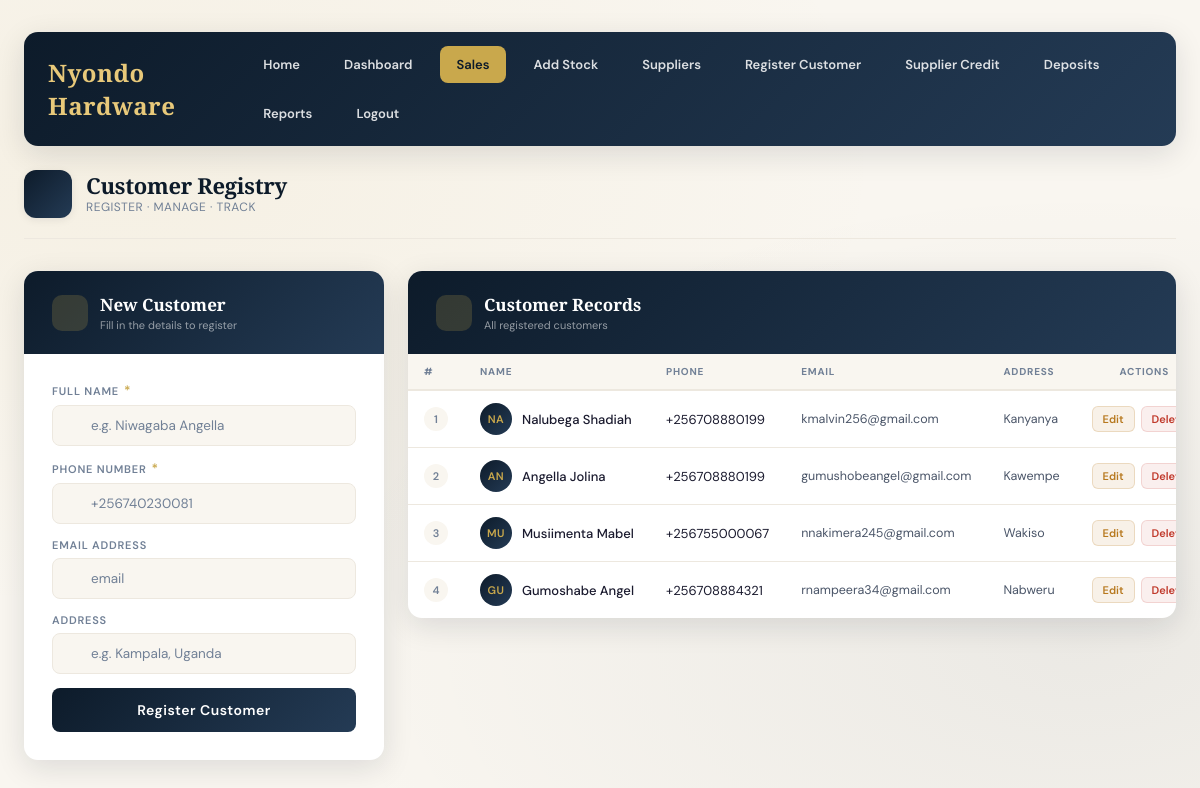
Page /register/ (signed in) on the earlier database version.
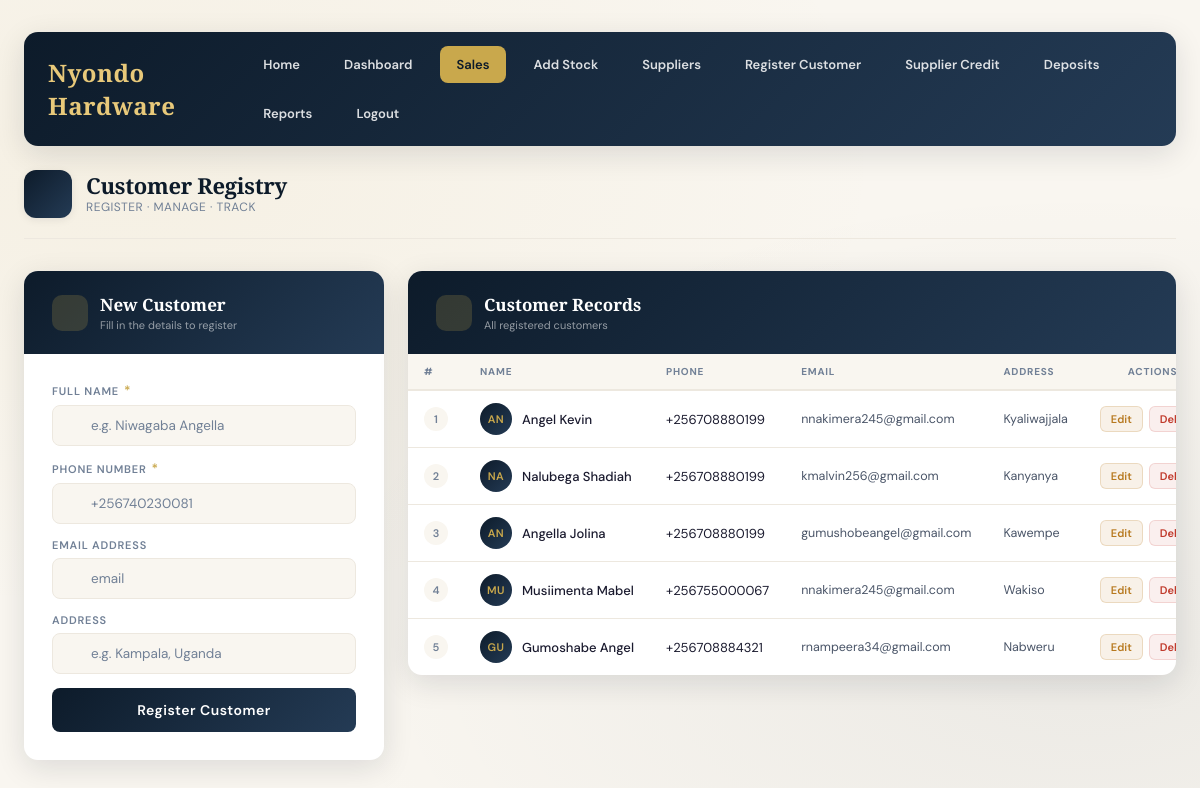
Same page on the later database version.
### hardwareapp/models.py (models this page shows, shortened)
class Register(models.Model):
    name = models.CharField(max_length=100)
    phone = models.CharField(max_length=13)
    email = models.EmailField(blank=True, null=True)
    address = models.CharField(max_length=200, blank=True, null=True)
    date_created = models.DateTimeField(auto_now_add=True)

### hardwareapp/views.py (the view, shortened to what this page needs)
# urls.py: path('register/', views.register, name='register'),
@login_required
def register(request):
    context = {}
    customers = Register.objects.all().order_by('-id')
    return render(request, 'register.html', {
        'customers': customers
    })

### hardwareapp/templates/register.html (shortened to what the changed rows need)
<!doctype html>
<html lang="en">
  <head>
  </head>
  <body>
    <div class="page-header">
      <div class="brand">
        <div class="brand-text">
          <h1>Customer Registry</h1>
        </div>
      </div>
    </div>
    <div class="layout">
      <div class="card">
        <div class="card-header">
          <div>
            <h2>New Customer</h2>
          </div>
        </div>
      </div>
      <div class="card">
        <div class="card-header">
          <div>
            <h2>Customer Records</h2>
          </div>
        </div>
        <div class="table-wrapper">
          <table id="customerTable">
            <thead>
              <tr>
                <th>#</th>
                <th>Name</th>
                <th>Phone</th>
                <th>Email</th>
                <th>Address</th>
                <th>Actions</th>
              </tr>
            </thead>
            <tbody>
              {% for customer in customers %}
              <tr>
                <td><span class="row-num">{{ forloop.counter }}</span></td>
                <td>
                  <div class="cell-name">
                    <div class="avatar">
                      {{ customer.name|slice:":2"|upper }}
                    </div>
                    <span>{{ customer.name }}</span>
                  </div>
                </td>
                <td>{{ customer.phone }}</td>
                <td class="muted">{{ customer.email }}</td>
                <td class="muted">{{ customer.address }}</td>
                <td>
                  <div class="actions">
                    <a
                      href="{% url 'edit_customer' customer.id %}"
                      class="action-btn btn-edit"
                    >
                      Edit
                    </a>
                    <a
                      href="{% url 'delete_customer' customer.id %}"
                      class="action-btn btn-delete"
                      onclick="
                        return confirm(
                          'Are you sure you want to delete this customer?',
                        );
                      "
                    >
                      Delete
                    </a>
                  </div>
                </td>
              </tr>
              {% endfor %}
            </tbody>
          </table>
        </div>
      </div>
    </div>
  </body>
</html>

Differences in the rows shown:
added Register: name "AN", name "Angel Kevin", phone "+256708880199", email "nnakimera245@gmail.com", address "Kyaliwajjala"
